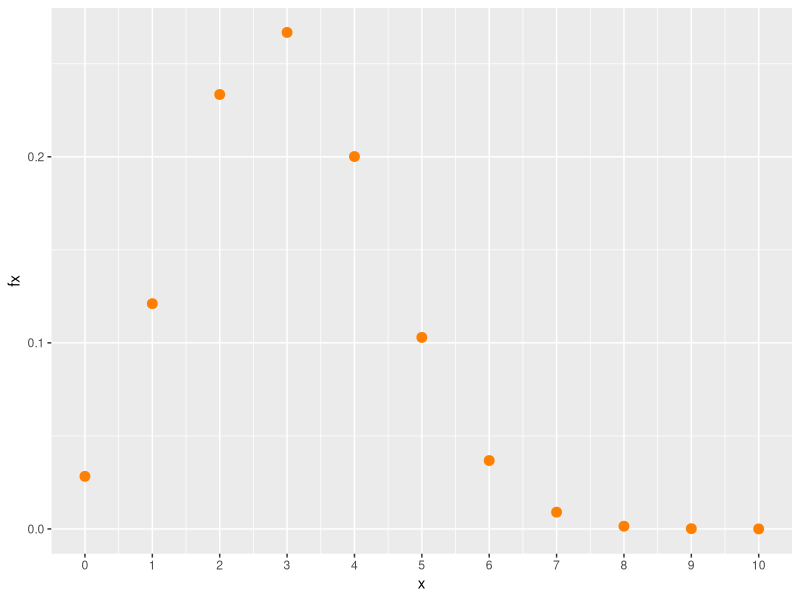
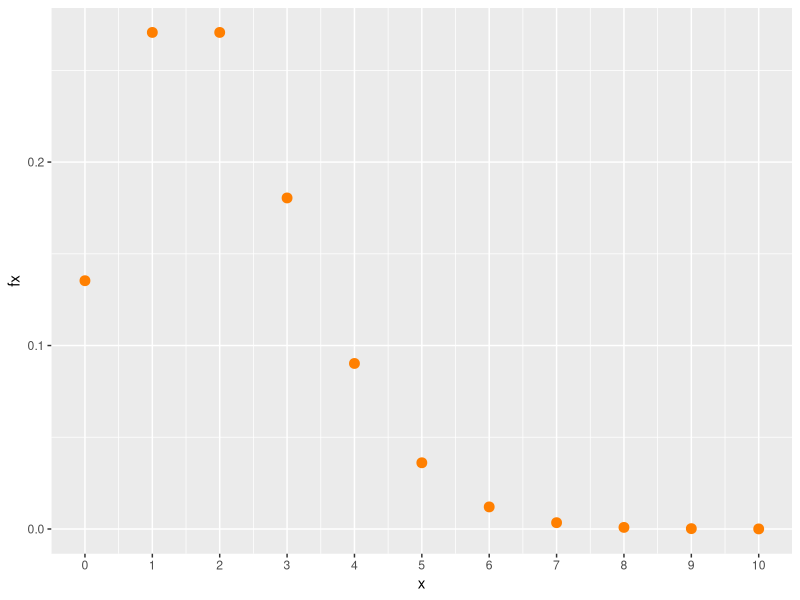
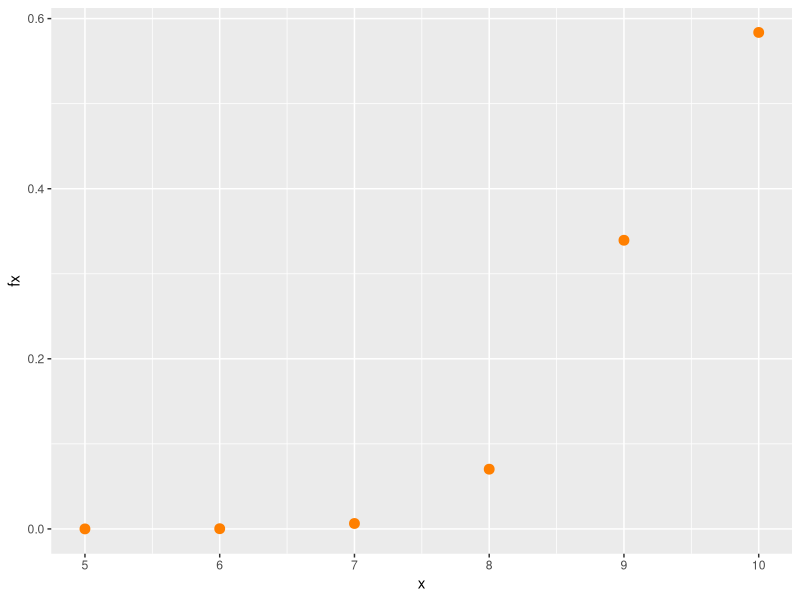
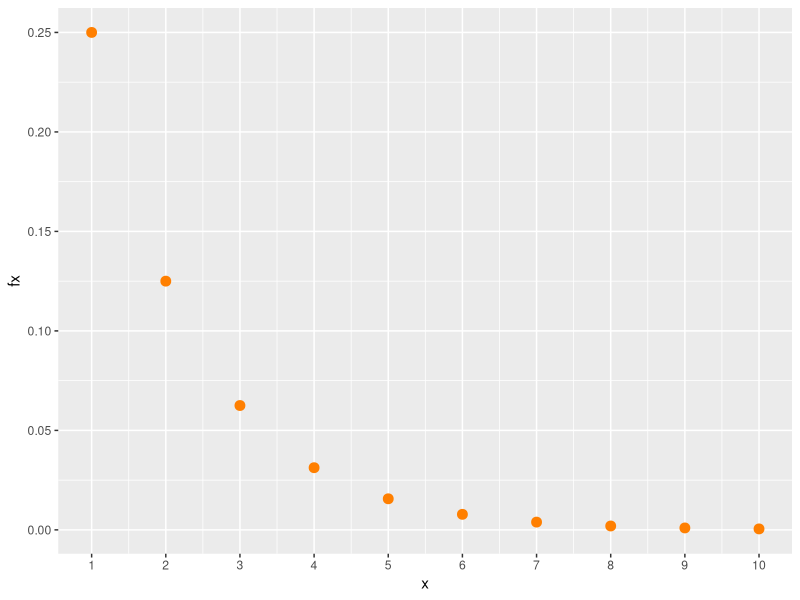
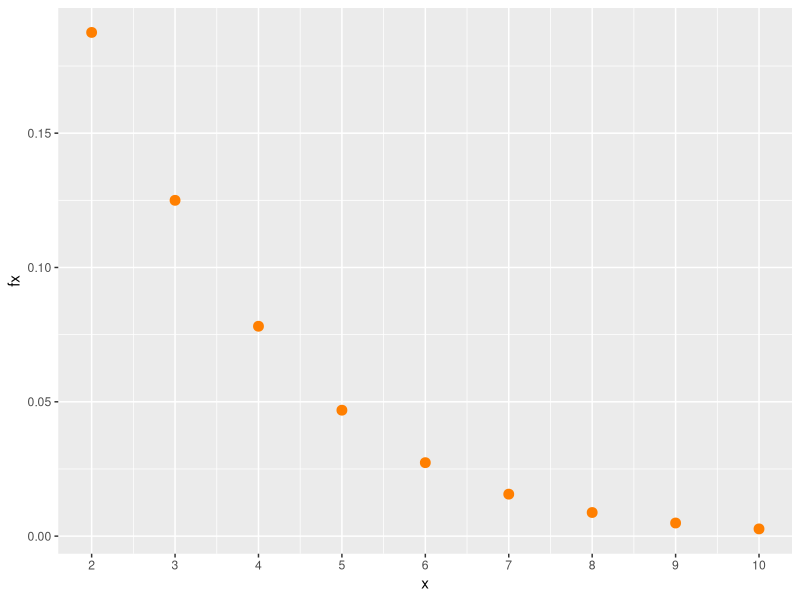

The R source for these figures, in order:
## ---- chunk 1
knitr::opts_chunk$set(echo = TRUE, message = FALSE, warning = FALSE, comment = NA)

## ---- chunk 2
library(ggplot2)
# modelo binomial  ok
x=0:10
fx=dbinom(x,10,0.30)
dat=data.frame(x,fx)


ggplot(dat) + geom_point(aes(x, fx),colour = "#FF7F00", size = 3) +
scale_x_continuous(limits = c(0, 10),
breaks = c(0,1,2,3,4,5,6,7,8,9,10), 
labels = c('0','1','2','3','4','5','6','7','8','9','10'))
## ---- chunk 3
# poiss ok
library(ggplot2)
x=0:10
fx=dpois(x,2)
dat=data.frame(x,fx)


ggplot(dat) + geom_point(aes(x, fx),colour = "#FF7F00", size = 3) +
scale_x_continuous(limits = c(0, 10),
breaks = c(0,1,2,3,4,5,6,7,8,9,10), 
labels = c('0','1','2','3','4','5','6','7','8','9','10'))
## ---- chunk 4
# hyper ok
library(ggplot2)
x=5:10
fx=dhyper(x,95,5,10)
dat=data.frame(x,fx)


ggplot(dat) + geom_point(aes(x, fx),colour =  "#FF7F00", size = 3) +
scale_x_continuous(limits = c(5, 10),
breaks = c(5,6,7,8,9,10), 
labels = c('5','6','7','8','9','10'))
## ---- chunk 5
# geom 
library(ggplot2)
x=1:10
fx=dgeom(x,0.5)
dat=data.frame(x,fx)


ggplot(dat) + geom_point(aes(x, fx),colour =  "#FF7F00", size = 3) +
scale_x_continuous(limits = c(1, 10),
breaks = c(1,2,3,4,5,6,7,8,9,10), 
labels = c('1','2','3','4','5','6','7','8','9','10'))
## ---- chunk 6
# nbiom
library(ggplot2)
x=2:10
fx=dnbinom(x,2,0.50)
dat=data.frame(x,fx)


ggplot(dat) + geom_point(aes(x, fx),colour =  "#FF7F00", size = 3) +
scale_x_continuous(limits = c(2, 10),
breaks = c(2,3,4,5,6,7,8,9,10), 
labels = c('2','3','4','5','6','7','8','9','10'))
